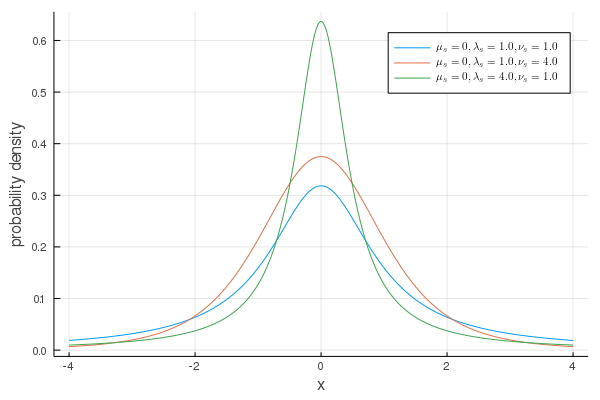

Here is the Julia script that generated this plot:
using Plots
using LaTeXStrings
using SpecialFunctions

# Student's t distribution
function St(x, μ, λ, ν)
  return (gamma((ν+1)/2)/gamma(ν/2) *
      (λ/(π*ν))^0.5 *(1+ λ/ν *(x-μ)^2)^(-(ν+1)/2))
end


# plot Student's t distribution
  
params = [(0, 1.0, 1.0),    # μ, λ, ν
          (0, 1.0, 4.0),
          (0, 4.0, 1.0)]

function plot_St(x_arr, μ, λ, ν)
  prob = St.(x_arr, μ, λ, ν)
  #plot!(x_arr, prob, label=L"\mu_s=$μ, \lambda_s=$λ, \nu_s=$ν",
  plot!(x_arr, prob, label="\$\\mu_s=$μ, \\lambda_s=$λ, \\nu_s=$ν\$",
        )
  return prob
end

# main
x_arr = -4:0.01:4
plot(legend=:topright, xlabel="x", ylabel="probability density")
for (μ, λ, ν) in params
  plot_St(x_arr, μ, λ, ν)
end


savefig("fig_3_04.png")
